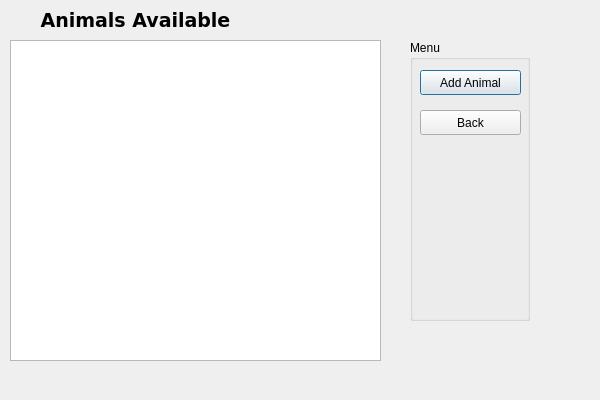
<?xml version="1.0" encoding="UTF-8"?>
<ui version="4.0">
 <class>viewAnimals</class>
 <widget class="QDialog" name="viewAnimals">
  <property name="geometry">
   <rect>
    <x>0</x>
    <y>0</y>
    <width>600</width>
    <height>400</height>
   </rect>
  </property>
  <property name="windowTitle">
   <string>Dialog</string>
  </property>
  <widget class="QLabel" name="label">
   <property name="geometry">
    <rect>
     <x>20</x>
     <y>10</y>
     <width>231</width>
     <height>21</height>
    </rect>
   </property>
   <property name="font">
    <font>
     <family>DejaVu Sans</family>
     <pointsize>14</pointsize>
     <weight>75</weight>
     <bold>true</bold>
    </font>
   </property>
   <property name="lineWidth">
    <number>0</number>
   </property>
   <property name="text">
    <string>Animals Available</string>
   </property>
   <property name="alignment">
    <set>Qt::AlignCenter</set>
   </property>
  </widget>
  <widget class="QGroupBox" name="groupBox">
   <property name="geometry">
    <rect>
     <x>410</x>
     <y>40</y>
     <width>120</width>
     <height>281</height>
    </rect>
   </property>
   <property name="title">
    <string>Menu</string>
   </property>
   <widget class="QPushButton" name="addButton">
    <property name="geometry">
     <rect>
      <x>10</x>
      <y>30</y>
      <width>101</width>
      <height>25</height>
     </rect>
    </property>
    <property name="text">
     <string>Add Animal</string>
    </property>
   </widget>
   <widget class="QPushButton" name="backButton">
    <property name="geometry">
     <rect>
      <x>10</x>
      <y>70</y>
      <width>101</width>
      <height>25</height>
     </rect>
    </property>
    <property name="text">
     <string>Back</string>
    </property>
   </widget>
  </widget>
  <widget class="QListView" name="animalList">
   <property name="geometry">
    <rect>
     <x>10</x>
     <y>40</y>
     <width>371</width>
     <height>321</height>
    </rect>
   </property>
  </widget>
 </widget>
 <resources/>
 <connections/>
</ui>
